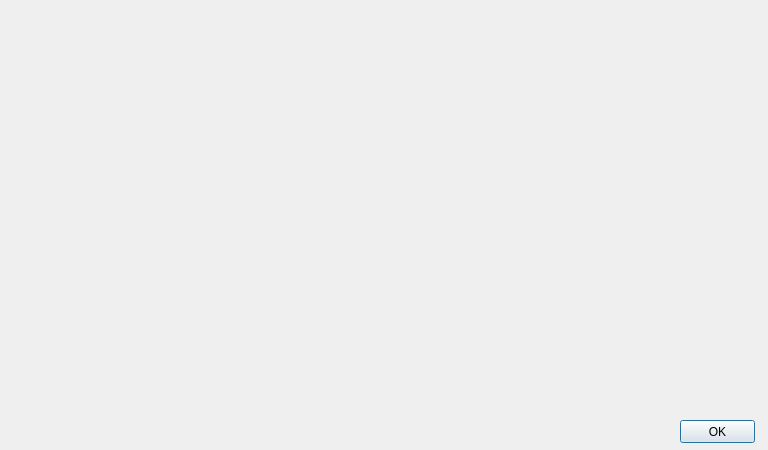
<?xml version="1.0" encoding="UTF-8"?>
<ui version="4.0">
 <class>scrambleDialogPyra</class>
 <widget class="QDialog" name="scrambleDialogPyra">
  <property name="geometry">
   <rect>
    <x>0</x>
    <y>0</y>
    <width>768</width>
    <height>450</height>
   </rect>
  </property>
  <property name="windowTitle">
   <string>Pyraminx Scramble</string>
  </property>
  <widget class="QGraphicsView" name="graphicsViewS">
   <property name="geometry">
    <rect>
     <x>7</x>
     <y>5</y>
     <width>751</width>
     <height>391</height>
    </rect>
   </property>
   <property name="styleSheet">
    <string notr="true">background-color: rgba(0, 0, 0, 0);
alternate-background-color: rgba(0, 0, 0, 0);
border-color: rgba(0, 0, 0, 0);
border-top-color: rgba(0, 0, 0, 0);
border-right-color: rgba(0, 0, 0, 0);
border-bottom-color: rgba(0, 0, 0, 0);
border-left-color: rgba(0, 0, 0, 0);
gridline-color: rgba(0, 0, 0, 0);
selection-color: rgba(0, 0, 0, 0);
selection-background-color: rgba(0, 0, 0, 0);</string>
   </property>
  </widget>
  <widget class="QPushButton" name="OKButton_P">
   <property name="enabled">
    <bool>true</bool>
   </property>
   <property name="geometry">
    <rect>
     <x>680</x>
     <y>420</y>
     <width>75</width>
     <height>23</height>
    </rect>
   </property>
   <property name="text">
    <string>OK</string>
   </property>
  </widget>
 </widget>
 <resources/>
 <connections>
  <connection>
   <sender>OKButton_P</sender>
   <signal>clicked()</signal>
   <receiver>scrambleDialogPyra</receiver>
   <slot>close()</slot>
   <hints>
    <hint type="sourcelabel">
     <x>705</x>
     <y>432</y>
    </hint>
    <hint type="destinationlabel">
     <x>614</x>
     <y>415</y>
    </hint>
   </hints>
  </connection>
 </connections>
</ui>
